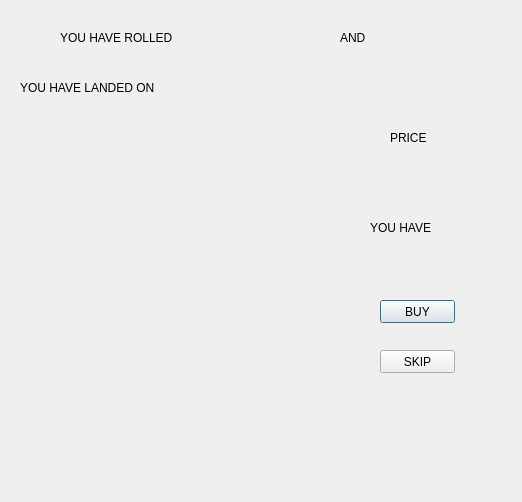
<?xml version="1.0" encoding="UTF-8"?>
<ui version="4.0">
 <class>rolled</class>
 <widget class="QDialog" name="rolled">
  <property name="geometry">
   <rect>
    <x>0</x>
    <y>0</y>
    <width>522</width>
    <height>502</height>
   </rect>
  </property>
  <property name="windowTitle">
   <string>Dialog</string>
  </property>
  <property name="styleSheet">
   <string notr="true">font: 75 14pt &quot;MS Shell Dlg 2&quot;;</string>
  </property>
  <widget class="QLabel" name="roll_pic">
   <property name="geometry">
    <rect>
     <x>20</x>
     <y>130</y>
     <width>281</width>
     <height>361</height>
    </rect>
   </property>
   <property name="text">
    <string/>
   </property>
  </widget>
  <widget class="QLabel" name="label">
   <property name="geometry">
    <rect>
     <x>60</x>
     <y>30</y>
     <width>171</width>
     <height>16</height>
    </rect>
   </property>
   <property name="styleSheet">
    <string notr="true">font: 75 14pt &quot;MS Shell Dlg 2&quot;;</string>
   </property>
   <property name="text">
    <string>YOU HAVE ROLLED</string>
   </property>
  </widget>
  <widget class="QLabel" name="dice1">
   <property name="geometry">
    <rect>
     <x>260</x>
     <y>30</y>
     <width>47</width>
     <height>16</height>
    </rect>
   </property>
   <property name="text">
    <string/>
   </property>
  </widget>
  <widget class="QLabel" name="label_3">
   <property name="geometry">
    <rect>
     <x>340</x>
     <y>30</y>
     <width>47</width>
     <height>16</height>
    </rect>
   </property>
   <property name="text">
    <string>AND</string>
   </property>
  </widget>
  <widget class="QLabel" name="dice2">
   <property name="geometry">
    <rect>
     <x>420</x>
     <y>30</y>
     <width>47</width>
     <height>16</height>
    </rect>
   </property>
   <property name="text">
    <string/>
   </property>
  </widget>
  <widget class="QLabel" name="label_2">
   <property name="geometry">
    <rect>
     <x>20</x>
     <y>80</y>
     <width>201</width>
     <height>16</height>
    </rect>
   </property>
   <property name="text">
    <string>YOU HAVE LANDED ON</string>
   </property>
  </widget>
  <widget class="QPushButton" name="avail_buy">
   <property name="geometry">
    <rect>
     <x>380</x>
     <y>300</y>
     <width>75</width>
     <height>23</height>
    </rect>
   </property>
   <property name="text">
    <string>BUY</string>
   </property>
  </widget>
  <widget class="QPushButton" name="avail_skip">
   <property name="geometry">
    <rect>
     <x>380</x>
     <y>350</y>
     <width>75</width>
     <height>23</height>
    </rect>
   </property>
   <property name="text">
    <string>SKIP</string>
   </property>
  </widget>
  <widget class="QLabel" name="label_4">
   <property name="geometry">
    <rect>
     <x>370</x>
     <y>220</y>
     <width>91</width>
     <height>16</height>
    </rect>
   </property>
   <property name="text">
    <string>YOU HAVE</string>
   </property>
  </widget>
  <widget class="QLabel" name="roll_wallet">
   <property name="geometry">
    <rect>
     <x>330</x>
     <y>250</y>
     <width>161</width>
     <height>20</height>
    </rect>
   </property>
   <property name="text">
    <string/>
   </property>
  </widget>
  <widget class="QLabel" name="landedspace">
   <property name="geometry">
    <rect>
     <x>240</x>
     <y>70</y>
     <width>231</width>
     <height>31</height>
    </rect>
   </property>
   <property name="text">
    <string/>
   </property>
  </widget>
  <widget class="QLabel" name="label_5">
   <property name="geometry">
    <rect>
     <x>390</x>
     <y>130</y>
     <width>71</width>
     <height>16</height>
    </rect>
   </property>
   <property name="text">
    <string>PRICE</string>
   </property>
  </widget>
  <widget class="QLabel" name="place_price">
   <property name="geometry">
    <rect>
     <x>360</x>
     <y>170</y>
     <width>121</width>
     <height>20</height>
    </rect>
   </property>
   <property name="text">
    <string/>
   </property>
  </widget>
 </widget>
 <resources/>
 <connections/>
</ui>
